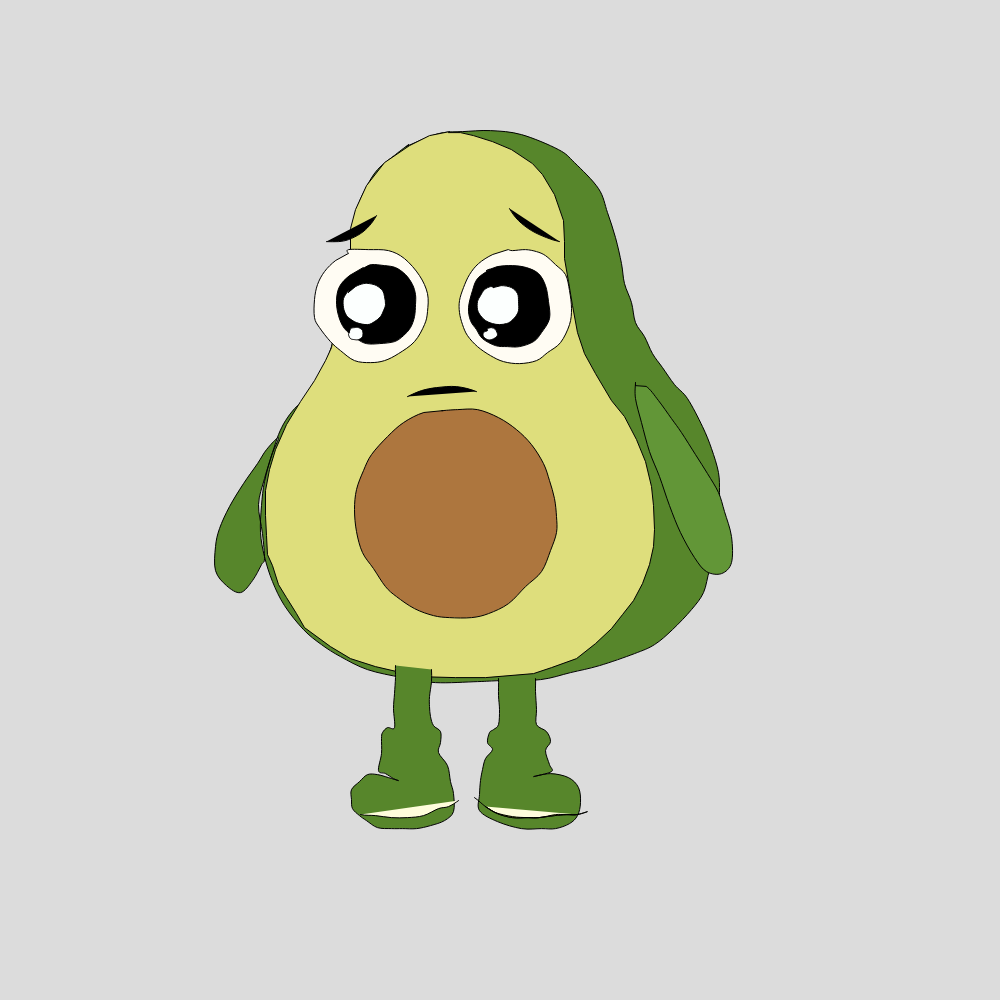
Frame 1 (no input)
Frame 60 (no input): identical to frame 1, image omitted
Frame 120 (the mouse pressed at the canvas centre since frame 60): identical to frame 1, image omitted

The p5.js sketch that drew this single still picture (run headless with seeded random() and noise() and a simulated clock; from frame 60 on, the mouse is pressed at the canvas centre):

// p5.js sketch
// ── sketch.js
function setup() {
  createCanvas(1000, 1000);
}

function draw() {
  background(220);

beginShape();//contorn general
 fill (87, 134, 43)
curveVertex(406.5, 146.609375);
curveVertex(426.5, 137.609375);
curveVertex(443.5, 132.609375);
curveVertex(462.5, 131.609375);
curveVertex(490.5, 130.609375);
curveVertex(521.5, 134.609375);
curveVertex(558.5, 149.609375);
curveVertex(574.5, 162.609375);
curveVertex(598.5, 188.609375);
curveVertex(607.5, 212.609375);
curveVertex(615.5, 237.609375);
curveVertex(621.5, 263.609375);
curveVertex(624.5, 283.609375);
curveVertex(631.5, 302.609375);
curveVertex(635.5, 322.609375);
curveVertex(644.5, 336.609375);
curveVertex(652.5, 353.609375);
curveVertex(662.5, 367.609375);
curveVertex(674.5, 384.609375);
curveVertex(687.5, 398.609375);
curveVertex(702.5, 426.609375);
curveVertex(711.5, 448.609375);
curveVertex(718.5, 472.609375);
curveVertex(719.5, 492.609375);
curveVertex(719.5, 514.609375);
curveVertex(718.5, 539.609375);
curveVertex(717.5, 555.609375);
curveVertex(709.5, 570.609375);
curveVertex(703.5, 592.609375);
curveVertex(691.5, 609.609375);
curveVertex(672.5, 629.609375);
curveVertex(654.5, 644.609375);
curveVertex(634.5, 653.609375);
curveVertex(599.5, 665.609375);
curveVertex(570.5, 672.609375);
curveVertex(540.5, 679.609375);
curveVertex(500.5, 680.609375);
curveVertex(477.5, 681.609375);
curveVertex(435.5, 682.609375);
curveVertex(402.5, 677.609375);
curveVertex(367.5, 669.609375);
curveVertex(340.5, 656.609375);
curveVertex(321.5, 644.609375);
curveVertex(303.5, 629.609375);
curveVertex(284.5, 605.609375);
curveVertex(272.5, 581.609375);
curveVertex(264.5, 556.609375);
curveVertex(260.5, 532.609375);
curveVertex(261.5, 505.609375);
curveVertex(264.5, 481.609375);
curveVertex(271.5, 455.609375);
curveVertex(278.5, 437.609375);
curveVertex(266.5, 449.609375);
curveVertex(257.5, 463.609375);
curveVertex(243.5, 483.609375);
curveVertex(229.5, 506.609375);
curveVertex(219.5, 528.609375);
curveVertex(215.5, 546.609375);
curveVertex(215.5, 570.609375);
curveVertex(226.5, 585.609375);
curveVertex(240.5, 592.609375);
curveVertex(252.5, 580.609375);
curveVertex(261.5, 564.609375);
curveVertex(264.5, 558.609375);
curveVertex(262.5, 533.609375);
curveVertex(258.5, 504.609375);
curveVertex(264.5, 478.609375);
curveVertex(272.5, 452.609375);
curveVertex(278.5, 434.609375);
curveVertex(285.5, 420.609375);
curveVertex(294.5, 408.609375);
curveVertex(305.5, 398.609375);
curveVertex(314.5, 383.609375);
curveVertex(323.5, 366.609375);
curveVertex(330.5, 349.609375);
curveVertex(338.5, 320.609375);
curveVertex(341.5, 303.609375);
curveVertex(344.5, 284.609375);
curveVertex(350.5, 259.609375);
curveVertex(350.5, 250.609375);
curveVertex(352.5, 229.609375);
curveVertex(356.5, 209.609375);
curveVertex(365.5, 188.609375);
curveVertex(377.5, 169.609375);
curveVertex(395.5, 154.609375);
curveVertex(408.5, 144.609375);
endShape(CLOSE);

beginShape();//contorn interior
fill(222, 222, 124)
vertex(448.5, 132.609375);
vertex(460.5, 132.609375);
vertex(473.5, 135.609375);
vertex(492.5, 141.609375);
vertex(511.5, 149.609375);
vertex(532.5, 163.609375);
vertex(542.5, 174.609375);
vertex(554.5, 194.609375);
vertex(563.5, 220.609375);
vertex(564.5, 241.609375);
vertex(564.5, 258.609375);
vertex(568.5, 281.609375);
vertex(572.5, 305.609375);
vertex(577.5, 332.609375);
vertex(584.5, 353.609375);
vertex(595.5, 373.609375);
vertex(611.5, 400.609375);
vertex(624.5, 416.609375);
vertex(636.5, 439.609375);
vertex(645.5, 461.609375);
vertex(651.5, 486.609375);
vertex(653.5, 505.609375);
vertex(654.5, 529.609375);
vertex(653.5, 546.609375);
vertex(649.5, 564.609375);
vertex(642.5, 583.609375);
vertex(633.5, 600.609375);
vertex(622.5, 614.609375);
vertex(611.5, 628.609375);
vertex(595.5, 643.609375);
vertex(576.5, 658.609375);
vertex(551.5, 667.609375);
vertex(533.5, 673.609375);
vertex(485.5, 677.609375);
vertex(455.5, 677.609375);
vertex(418.5, 676.609375);
vertex(375.5, 666.609375);
vertex(350.5, 658.609375);
vertex(330.5, 646.609375);
vertex(304.5, 627.609375);
vertex(296.5, 613.609375);
vertex(286.5, 597.609375);
vertex(278.5, 584.609375);
vertex(272.5, 565.609375);
vertex(267.5, 554.609375);
vertex(266.5, 535.609375);
vertex(265.5, 515.609375);
vertex(265.5, 490.609375);
vertex(269.5, 469.609375);
vertex(275.5, 449.609375);
vertex(286.5, 424.609375);
vertex(300.5, 401.609375);
vertex(314.5, 380.609375);
vertex(325.5, 360.609375);
vertex(331.5, 347.609375);
vertex(350.5, 249.609375);
vertex(350.5, 228.609375);
vertex(355.5, 209.609375);
vertex(366.5, 185.609375);
vertex(384.5, 162.609375);
vertex(409.5, 145.609375);
vertex(429.5, 135.609375);
vertex(449.5, 131.609375);
endShape();

beginShape();//braç esquerre
  fill(98, 150, 55)
curveVertex(635.5, 385.609375);
curveVertex(646.5, 386.609375);
curveVertex(658.5, 400.609375);
curveVertex(671.5, 418.609375);
curveVertex(681.5, 432.609375);
curveVertex(695.5, 454.609375);
curveVertex(707.5, 473.609375);
curveVertex(718.5, 492.609375);
curveVertex(724.5, 511.609375);
curveVertex(731.5, 536.609375);
curveVertex(731.5, 562.609375);
curveVertex(721.5, 573.609375);
curveVertex(706.5, 571.609375);
curveVertex(694.5, 557.609375);
curveVertex(680.5, 532.609375);
curveVertex(669.5, 505.609375);
curveVertex(659.5, 476.609375);
curveVertex(649.5, 451.609375);
curveVertex(641.5, 422.609375);
curveVertex(635.5, 398.609375);
curveVertex(635.5, 382.609375);
endShape(CLOSE);

beginShape();//os
  fill(173, 118, 62)
curveVertex(443.5, 410.609375);
curveVertex(423.5, 412.609375);
curveVertex(403.5, 422.609375);
curveVertex(387.5, 436.609375);
curveVertex(371.5, 454.609375);
curveVertex(363.5, 470.609375);
curveVertex(356.5, 489.609375);
curveVertex(354.5, 509.609375);
curveVertex(356.5, 531.609375);
curveVertex(362.5, 552.609375);
curveVertex(373.5, 568.609375);
curveVertex(385.5, 586.609375);
curveVertex(396.5, 596.609375);
curveVertex(414.5, 608.609375);
curveVertex(433.5, 615.609375);
curveVertex(449.5, 617.609375);
curveVertex(471.5, 617.609375);
curveVertex(488.5, 613.609375);
curveVertex(508.5, 603.609375);
curveVertex(525.5, 586.609375);
curveVertex(541.5, 571.609375);
curveVertex(550.5, 550.609375);
curveVertex(556.5, 532.609375);
curveVertex(556.5, 516.609375);
curveVertex(554.5, 498.609375);
curveVertex(549.5, 480.609375);
curveVertex(543.5, 463.609375);
curveVertex(531.5, 444.609375);
curveVertex(516.5, 429.609375);
curveVertex(498.5, 417.609375);
curveVertex(477.5, 409.609375);
curveVertex(457.5, 409.609375);
curveVertex(442.5, 410.609375);
endShape(CLOSE);

beginShape();//ull dret
  fill(255, 252, 243)
curveVertex(348.5, 253.609375);
curveVertex(335.5, 260.609375);
curveVertex(324.5, 271.609375);
curveVertex(317.5, 284.609375);
curveVertex(314.5, 299.609375);
curveVertex(314.5, 317.609375);
curveVertex(319.5, 327.609375);
curveVertex(330.5, 341.609375);
curveVertex(340.5, 350.609375);
curveVertex(354.5, 360.609375);
curveVertex(370.5, 362.609375);
curveVertex(384.5, 360.609375);
curveVertex(398.5, 353.609375);
curveVertex(414.5, 341.609375);
curveVertex(424.5, 324.609375);
curveVertex(427.5, 311.609375);
curveVertex(427.5, 293.609375);
curveVertex(419.5, 275.609375);
curveVertex(404.5, 258.609375);
curveVertex(388.5, 250.609375);
curveVertex(368.5, 249.609375);
curveVertex(348.5, 249.609375);
endShape(CLOSE);

beginShape();//ull esquerre
  fill(255, 252, 243)
curveVertex(508.5, 249.609375);
curveVertex(492.5, 254.609375);
curveVertex(478.5, 263.609375);
curveVertex(469.5, 274.609375);
curveVertex(463.5, 287.609375);
curveVertex(459.5, 300.609375);
curveVertex(459.5, 312.609375);
curveVertex(462.5, 324.609375);
curveVertex(467.5, 335.609375);
curveVertex(477.5, 346.609375);
curveVertex(490.5, 355.609375);
curveVertex(503.5, 361.609375);
curveVertex(519.5, 363.609375);
curveVertex(536.5, 360.609375);
curveVertex(547.5, 352.609375);
curveVertex(560.5, 342.609375);
curveVertex(569.5, 324.609375);
curveVertex(571.5, 308.609375);
curveVertex(569.5, 290.609375);
curveVertex(565.5, 274.609375);
curveVertex(555.5, 264.609375);
curveVertex(545.5, 255.609375);
curveVertex(536.5, 251.609375);
curveVertex(525.5, 249.609375);
curveVertex(512.5, 250.609375);
endShape(CLOSE);

beginShape();//boca
  fill(0, 0, 0)
curveVertex(394.5, 403.609375);
curveVertex(407.5, 396.609375);
curveVertex(421.5, 390.609375);
curveVertex(436.5, 387.609375);
curveVertex(456.5, 386.609375);
curveVertex(476.5, 391.609375);
curveVertex(492.5, 401.609375);
endShape();

beginShape();//cella esquerre
  fill(0, 0, 0)
curveVertex(504.5, 195.609375);
curveVertex(509.5, 208.609375);
curveVertex(518.5, 220.609375);
curveVertex(531.5, 230.609375);
curveVertex(546.5, 237.609375);
curveVertex(559.5, 241.609375);
curveVertex(573.5, 242.609375);
endShape();

beginShape();//cella dreta
  fill(0, 0, 0)
curveVertex(315.5, 241.609375);
curveVertex(326.5, 241.609375);
curveVertex(338.5, 241.609375);
curveVertex(348.5, 239.609375);
curveVertex(360.5, 233.609375);
curveVertex(369.5, 225.609375);
curveVertex(376.5, 215.609375);
curveVertex(383.5, 201.609375);
endShape();

beginShape();//cama dreta
  fill(87, 134, 43)
curveVertex(397.5, 652.609375);
curveVertex(395.5, 665.609375);
curveVertex(395.5, 677.609375);
curveVertex(394.5, 693.609375);
curveVertex(393.5, 708.609375);
curveVertex(394.5, 727.609375);
curveVertex(387.5, 727.609375);
curveVertex(382.5, 732.609375);
curveVertex(381.5, 738.609375);
curveVertex(381.5, 753.609375);
curveVertex(378.5, 770.609375);
curveVertex(385.5, 773.609375);
curveVertex(393.5, 778.609375);
curveVertex(398.5, 780.609375);
curveVertex(388.5, 777.609375);
curveVertex(377.5, 774.609375);
curveVertex(367.5, 774.609375);
curveVertex(359.5, 781.609375);
curveVertex(351.5, 789.609375);
curveVertex(351.5, 799.609375);
curveVertex(352.5, 808.609375);
curveVertex(359.5, 815.609375);
curveVertex(366.5, 820.609375);
curveVertex(377.5, 827.609375);
curveVertex(391.5, 828.609375);
curveVertex(402.5, 828.609375);
curveVertex(416.5, 828.609375);
curveVertex(430.5, 825.609375);
curveVertex(444.5, 820.609375);
curveVertex(453.5, 811.609375);
curveVertex(453.5, 793.609375);
curveVertex(450.5, 781.609375);
curveVertex(447.5, 765.609375);
curveVertex(438.5, 752.609375);
curveVertex(440.5, 742.609375);
curveVertex(440.5, 731.609375);
curveVertex(433.5, 725.609375);
curveVertex(430.5, 716.609375);
curveVertex(429.5, 706.609375);
curveVertex(429.5, 696.609375);
curveVertex(431.5, 681.609375);
curveVertex(431.5, 669.609375);
curveVertex(430.5, 657.609375);
endShape();
  
beginShape();//cama esquerre
  fill(87, 134, 43)
curveVertex(496.5, 663.609375);
curveVertex(498.5, 678.609375);
curveVertex(498.5, 695.609375);
curveVertex(499.5, 709.609375);
curveVertex(498.5, 724.609375);
curveVertex(493.5, 729.609375);
curveVertex(489.5, 732.609375);
curveVertex(487.5, 742.609375);
curveVertex(492.5, 749.609375);
curveVertex(485.5, 758.609375);
curveVertex(482.5, 769.609375);
curveVertex(480.5, 780.609375);
curveVertex(479.5, 794.609375);
curveVertex(479.5, 810.609375);
curveVertex(497.5, 821.609375);
curveVertex(521.5, 828.609375);
curveVertex(541.5, 828.609375);
curveVertex(555.5, 828.609375);
curveVertex(569.5, 823.609375);
curveVertex(577.5, 815.609375);
curveVertex(580.5, 802.609375);
curveVertex(578.5, 787.609375);
curveVertex(568.5, 777.609375);
curveVertex(550.5, 773.609375);
curveVertex(533.5, 776.609375);
curveVertex(551.5, 771.609375);
curveVertex(549.5, 764.609375);
curveVertex(545.5, 750.609375);
curveVertex(550.5, 741.609375);
curveVertex(546.5, 731.609375);
curveVertex(536.5, 724.609375);
curveVertex(536.5, 709.609375);
curveVertex(535.5, 691.609375);
curveVertex(535.5, 678.609375);
curveVertex(533.5, 660.609375);
endShape();
  
beginShape();//detall de la bamba
  fill(254, 253, 219)
curveVertex(340.5, 809.609375);
curveVertex(360.5, 814.609375);
curveVertex(375.5, 815.609375);
curveVertex(391.5, 817.609375);
curveVertex(407.5, 817.609375);
curveVertex(423.5, 815.609375);
curveVertex(438.5, 808.609375);
curveVertex(448.5, 806.609375);
curveVertex(458.5, 800.609375);
curveVertex(465.5, 794.609375);
endShape();
  
beginShape();//detall de la bamba
  fill(254, 253, 219)
curveVertex(470.5, 797.609375);
curveVertex(485.5, 806.609375);
curveVertex(497.5, 813.609375);
curveVertex(512.5, 817.609375);
curveVertex(528.5, 817.609375);
curveVertex(538.5, 817.609375);
curveVertex(554.5, 815.609375);
curveVertex(566.5, 814.609375);
curveVertex(577.5, 814.609375);
curveVertex(587.5, 811.609375);
endShape();
  
beginShape();//detall de la bamba
  fill(149, 174, 33)
curveVertex(470.5, 797.609375);
curveVertex(485.5, 806.609375);
curveVertex(497.5, 813.609375);
curveVertex(512.5, 817.609375);
curveVertex(528.5, 817.609375);
curveVertex(538.5, 817.609375);
curveVertex(554.5, 815.609375);
curveVertex(566.5, 814.609375);
curveVertex(577.5, 814.609375);
curveVertex(587.5, 811.609375);
curveVertex(576.5, 814.609375);
curveVertex(565.5, 814.609375);
curveVertex(555.5, 814.609375);
curveVertex(539.5, 817.609375);
curveVertex(527.5, 817.609375);
curveVertex(512.5, 816.609375);
curveVertex(495.5, 812.609375);
curveVertex(485.5, 806.609375);
curveVertex(474.5, 797.609375);
curveVertex(461.5, 790.609375);
endShape();
  
beginShape();//pupila de l'ull dret
  fill(0, 0, 0)
curveVertex(363.5, 267.609375);
curveVertex(349.5, 275.609375);
curveVertex(339.5, 286.609375);
curveVertex(336.5, 300.609375);
curveVertex(338.5, 315.609375);
curveVertex(344.5, 328.609375);
curveVertex(356.5, 338.609375);
curveVertex(366.5, 343.609375);
curveVertex(379.5, 343.609375);
curveVertex(394.5, 341.609375);
curveVertex(403.5, 335.609375);
curveVertex(410.5, 327.609375);
curveVertex(414.5, 316.609375);
curveVertex(415.5, 304.609375);
curveVertex(415.5, 294.609375);
curveVertex(412.5, 284.609375);
curveVertex(405.5, 274.609375);
curveVertex(395.5, 267.609375);
curveVertex(384.5, 265.609375);
curveVertex(371.5, 264.609375);
curveVertex(364.5, 267.609375);
endShape(CLOSE);
  
beginShape();//pupila d'ull esquerre
  fill(0, 0, 0)
curveVertex(486.5, 270.609375);
curveVertex(497.5, 266.609375);
curveVertex(512.5, 265.609375);
curveVertex(526.5, 267.609375);
curveVertex(538.5, 273.609375);
curveVertex(545.5, 285.609375);
curveVertex(548.5, 301.609375);
curveVertex(549.5, 318.609375);
curveVertex(541.5, 332.609375);
curveVertex(533.5, 341.609375);
curveVertex(519.5, 346.609375);
curveVertex(507.5, 346.609375);
curveVertex(495.5, 345.609375);
curveVertex(482.5, 338.609375);
curveVertex(476.5, 329.609375);
curveVertex(470.5, 320.609375);
curveVertex(468.5, 307.609375);
curveVertex(472.5, 290.609375);
curveVertex(477.5, 278.609375);
curveVertex(489.5, 269.609375);
endShape(CLOSE);
  
beginShape();//brill gran de l'ull esquerre
  fill(252, 255, 254)
curveVertex(493.5, 287.609375);
curveVertex(501.5, 285.609375);
curveVertex(511.5, 287.609375);
curveVertex(517.5, 293.609375);
curveVertex(518.5, 301.609375);
curveVertex(518.5, 310.609375);
curveVertex(515.5, 316.609375);
curveVertex(510.5, 321.609375);
curveVertex(506.5, 323.609375);
curveVertex(499.5, 324.609375);
curveVertex(492.5, 323.609375);
curveVertex(485.5, 320.609375);
curveVertex(480.5, 315.609375);
curveVertex(477.5, 309.609375);
curveVertex(477.5, 301.609375);
curveVertex(480.5, 295.609375);
curveVertex(484.5, 289.609375);
curveVertex(490.5, 286.609375);
endShape(CLOSE);
  
beginShape();//brill gran de l'ull dret
  fill(252, 255, 254)
curveVertex(348.5, 292.609375);
curveVertex(355.5, 286.609375);
curveVertex(363.5, 283.609375);
curveVertex(369.5, 283.609375);
curveVertex(376.5, 285.609375);
curveVertex(382.5, 290.609375);
curveVertex(384.5, 296.609375);
curveVertex(385.5, 304.609375);
curveVertex(383.5, 310.609375);
curveVertex(380.5, 316.609375);
curveVertex(374.5, 321.609375);
curveVertex(367.5, 324.609375);
curveVertex(356.5, 322.609375);
curveVertex(348.5, 317.609375);
curveVertex(345.5, 313.609375);
curveVertex(343.5, 307.609375);
curveVertex(343.5, 298.609375);
curveVertex(348.5, 290.609375);
endShape(CLOSE);
  
beginShape();//brill petit de l'ull esquerre
curveVertex(486.5, 328.609375);
curveVertex(491.5, 327.609375);
curveVertex(495.5, 329.609375);
curveVertex(497.5, 334.609375);
curveVertex(495.5, 337.609375);
curveVertex(491.5, 339.609375);
curveVertex(487.5, 339.609375);
curveVertex(483.5, 336.609375);
curveVertex(483.5, 332.609375);
curveVertex(487.5, 330.609375);
endShape(CLOSE);
  
beginShape();//brill petit de l'ull dret
curveVertex(349.5, 332.609375);
curveVertex(350.5, 328.609375);
curveVertex(354.5, 327.609375);
curveVertex(358.5, 327.609375);
curveVertex(362.5, 330.609375);
curveVertex(362.5, 336.609375);
curveVertex(358.5, 339.609375);
curveVertex(354.5, 339.609375);
curveVertex(350.5, 338.609375);
curveVertex(348.5, 334.609375);
endShape(CLOSE);
}
